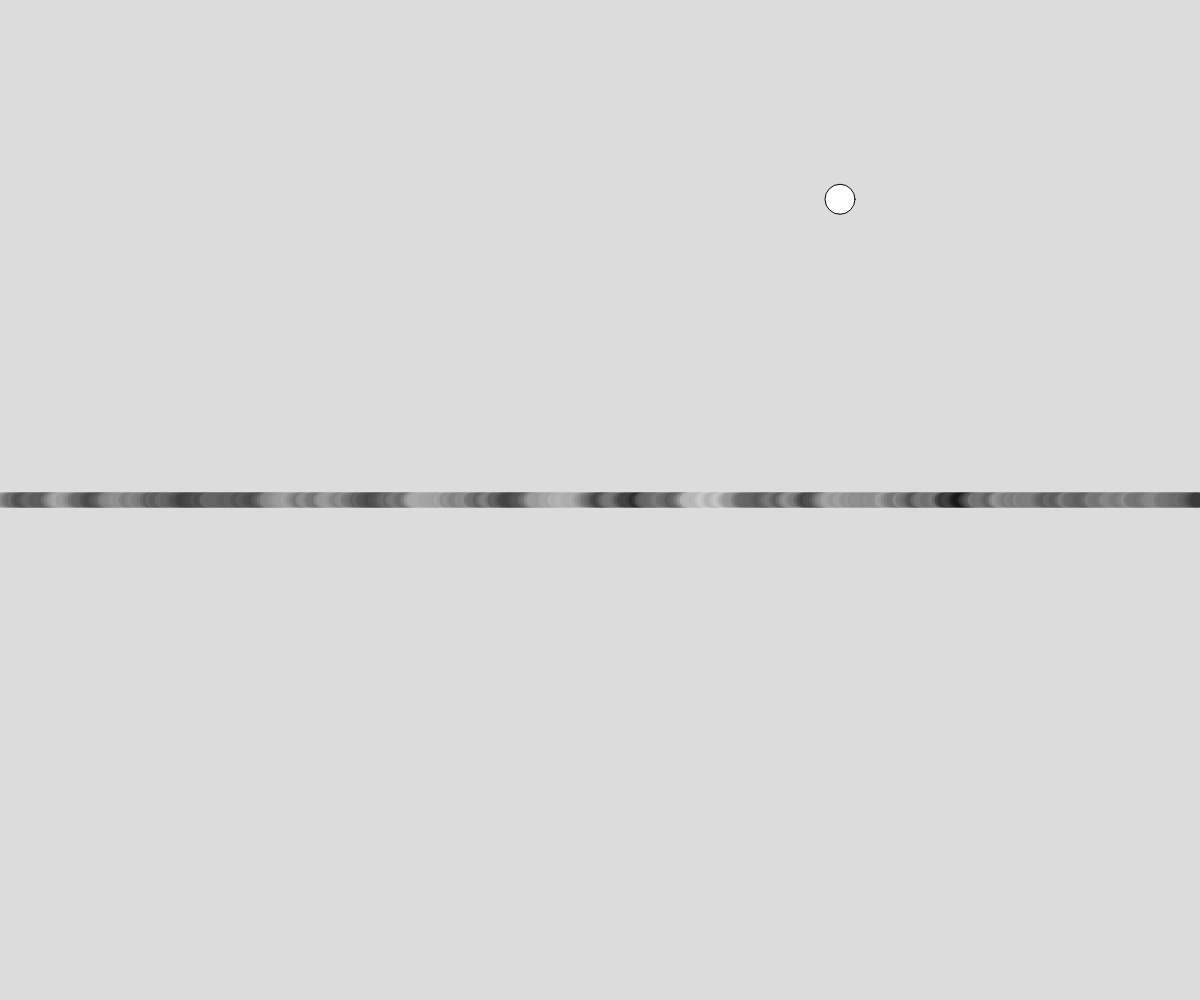
Frame 1 (no input)
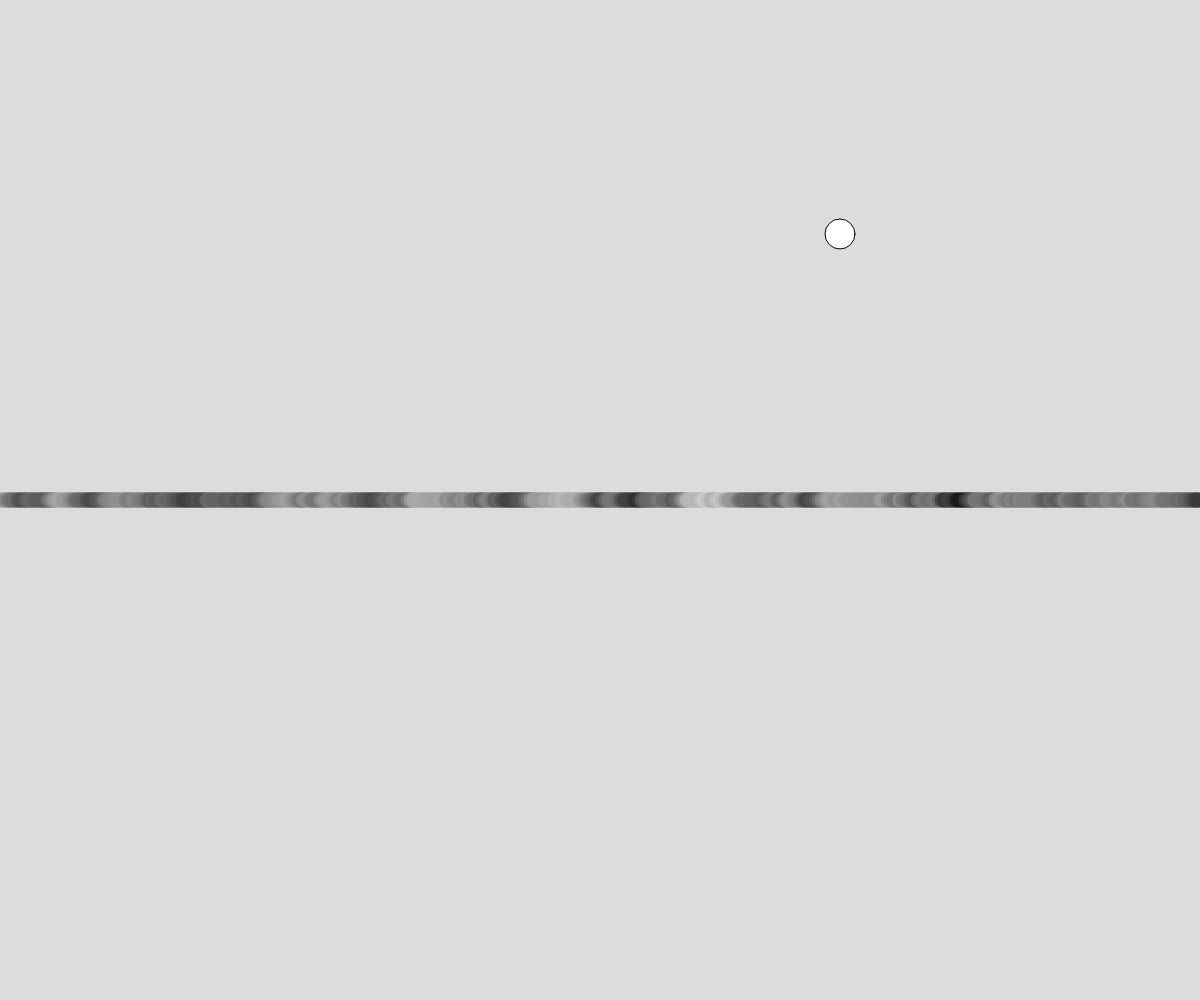
Frame 60 (no input)
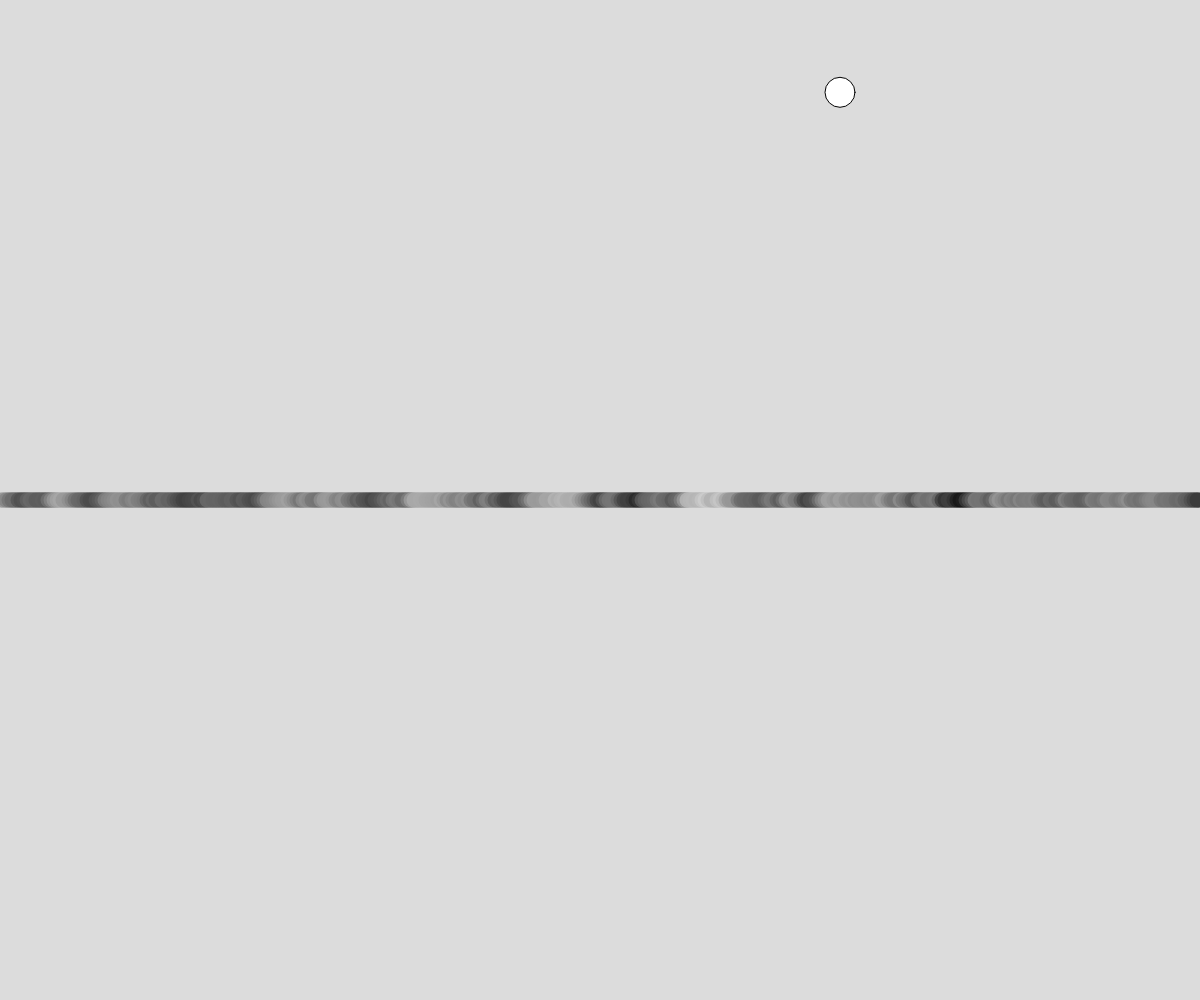
Frame 120 (the mouse pressed at the canvas centre since frame 60)

The p5.js sketch that drew these frames (run headless with seeded random() and noise() and a simulated clock; from frame 60 on, the mouse is pressed at the canvas centre):

// p5.js sketch
// ── sketch.js
// Noisy Numbers
// Assiya Boulfiza
// March 7, 2024
// Look at randomness: uniform distribution vs perlin noise

//global variables
let segmentLength = 3;
let ballY = 200; let ySpeed;
let ballTime = 10; // start at any number really 

function setup() {
  createCanvas(windowWidth, windowHeight);
}

function segmentLine(){
  //using a loop draw one line made up of many lines 
  strokeWeight(15);
  let greyTime = 0;
  let x = 0;
  while(x < width){
    //option 1 - using random
    let greyValue = random(0, 255);

    //option 2 - perlin noise()
    greyValue = noise(greyTime); //value between 0 and 1
    greyValue = map(greyValue, 0, 1, 0, 255);
    greyTime += 0.1;


    stroke(greyValue);
    line(x, height/2, x+segmentLength, height/2);
    x += segmentLength;
  }
}

function moveBall(){
  strokeWeight(1); stroke(0);
  //option 1 - using random 
  ySpeed = random(-20, 20);

  //option 2 - perlin noise()
  ySpeed = noise(ballTime);
  ySpeed = map(ySpeed,0,1,-10,10);
  ballTime += 0.03

  ballY += ySpeed;
  circle(width*0.7, ballY, 30);
}

function draw() {
  background(220);
  segmentLine();
  moveBall();
}
